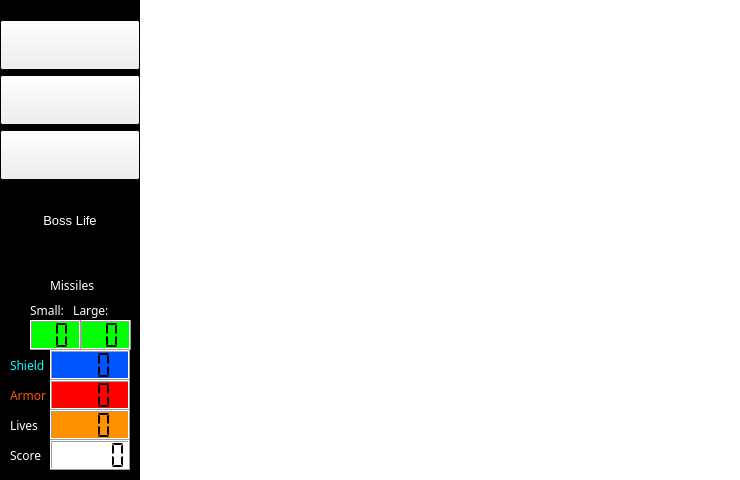
<?xml version="1.0" encoding="UTF-8"?>
<ui version="4.0">
 <class>MainWindow</class>
 <widget class="QMainWindow" name="MainWindow">
  <property name="geometry">
   <rect>
    <x>0</x>
    <y>0</y>
    <width>740</width>
    <height>480</height>
   </rect>
  </property>
  <property name="minimumSize">
   <size>
    <width>740</width>
    <height>480</height>
   </size>
  </property>
  <property name="maximumSize">
   <size>
    <width>740</width>
    <height>480</height>
   </size>
  </property>
  <property name="palette">
   <palette>
    <active>
     <colorrole role="Base">
      <brush brushstyle="SolidPattern">
       <color alpha="255">
        <red>255</red>
        <green>255</green>
        <blue>255</blue>
       </color>
      </brush>
     </colorrole>
     <colorrole role="Window">
      <brush brushstyle="SolidPattern">
       <color alpha="255">
        <red>0</red>
        <green>0</green>
        <blue>0</blue>
       </color>
      </brush>
     </colorrole>
    </active>
    <inactive>
     <colorrole role="Base">
      <brush brushstyle="SolidPattern">
       <color alpha="255">
        <red>255</red>
        <green>255</green>
        <blue>255</blue>
       </color>
      </brush>
     </colorrole>
     <colorrole role="Window">
      <brush brushstyle="SolidPattern">
       <color alpha="255">
        <red>0</red>
        <green>0</green>
        <blue>0</blue>
       </color>
      </brush>
     </colorrole>
    </inactive>
    <disabled>
     <colorrole role="Base">
      <brush brushstyle="SolidPattern">
       <color alpha="255">
        <red>0</red>
        <green>0</green>
        <blue>0</blue>
       </color>
      </brush>
     </colorrole>
     <colorrole role="Window">
      <brush brushstyle="SolidPattern">
       <color alpha="255">
        <red>0</red>
        <green>0</green>
        <blue>0</blue>
       </color>
      </brush>
     </colorrole>
    </disabled>
   </palette>
  </property>
  <property name="windowTitle">
   <string>Super Shooters</string>
  </property>
  <property name="autoFillBackground">
   <bool>true</bool>
  </property>
  <widget class="QWidget" name="centralWidget">
   <widget class="QGraphicsView" name="Display">
    <property name="geometry">
     <rect>
      <x>140</x>
      <y>0</y>
      <width>600</width>
      <height>480</height>
     </rect>
    </property>
    <property name="frameShape">
     <enum>QFrame::NoFrame</enum>
    </property>
    <property name="verticalScrollBarPolicy">
     <enum>Qt::ScrollBarAlwaysOff</enum>
    </property>
    <property name="horizontalScrollBarPolicy">
     <enum>Qt::ScrollBarAlwaysOff</enum>
    </property>
   </widget>
   <widget class="QPushButton" name="playButton">
    <property name="geometry">
     <rect>
      <x>0</x>
      <y>20</y>
      <width>140</width>
      <height>50</height>
     </rect>
    </property>
    <property name="text">
     <string/>
    </property>
   </widget>
   <widget class="QPushButton" name="quitButton">
    <property name="geometry">
     <rect>
      <x>0</x>
      <y>130</y>
      <width>140</width>
      <height>50</height>
     </rect>
    </property>
    <property name="text">
     <string/>
    </property>
   </widget>
   <widget class="QPushButton" name="loadButton">
    <property name="geometry">
     <rect>
      <x>0</x>
      <y>75</y>
      <width>140</width>
      <height>50</height>
     </rect>
    </property>
    <property name="text">
     <string/>
    </property>
   </widget>
   <widget class="QLCDNumber" name="scoreDisplay">
    <property name="geometry">
     <rect>
      <x>50</x>
      <y>440</y>
      <width>80</width>
      <height>30</height>
     </rect>
    </property>
    <property name="palette">
     <palette>
      <active>
       <colorrole role="Base">
        <brush brushstyle="SolidPattern">
         <color alpha="255">
          <red>255</red>
          <green>255</green>
          <blue>255</blue>
         </color>
        </brush>
       </colorrole>
       <colorrole role="Window">
        <brush brushstyle="SolidPattern">
         <color alpha="255">
          <red>255</red>
          <green>255</green>
          <blue>255</blue>
         </color>
        </brush>
       </colorrole>
      </active>
      <inactive>
       <colorrole role="Base">
        <brush brushstyle="SolidPattern">
         <color alpha="255">
          <red>255</red>
          <green>255</green>
          <blue>255</blue>
         </color>
        </brush>
       </colorrole>
       <colorrole role="Window">
        <brush brushstyle="SolidPattern">
         <color alpha="255">
          <red>255</red>
          <green>255</green>
          <blue>255</blue>
         </color>
        </brush>
       </colorrole>
      </inactive>
      <disabled>
       <colorrole role="Base">
        <brush brushstyle="SolidPattern">
         <color alpha="255">
          <red>255</red>
          <green>255</green>
          <blue>255</blue>
         </color>
        </brush>
       </colorrole>
       <colorrole role="Window">
        <brush brushstyle="SolidPattern">
         <color alpha="255">
          <red>255</red>
          <green>255</green>
          <blue>255</blue>
         </color>
        </brush>
       </colorrole>
      </disabled>
     </palette>
    </property>
    <property name="autoFillBackground">
     <bool>true</bool>
    </property>
    <property name="frameShape">
     <enum>QFrame::Box</enum>
    </property>
    <property name="frameShadow">
     <enum>QFrame::Raised</enum>
    </property>
    <property name="numDigits">
     <number>5</number>
    </property>
    <property name="segmentStyle">
     <enum>QLCDNumber::Flat</enum>
    </property>
    <property name="value" stdset="0">
     <double>0.000000000000000</double>
    </property>
    <property name="intValue" stdset="0">
     <number>0</number>
    </property>
   </widget>
   <widget class="QLabel" name="scoreLabel">
    <property name="geometry">
     <rect>
      <x>10</x>
      <y>440</y>
      <width>40</width>
      <height>30</height>
     </rect>
    </property>
    <property name="palette">
     <palette>
      <active>
       <colorrole role="WindowText">
        <brush brushstyle="SolidPattern">
         <color alpha="255">
          <red>255</red>
          <green>255</green>
          <blue>255</blue>
         </color>
        </brush>
       </colorrole>
      </active>
      <inactive>
       <colorrole role="WindowText">
        <brush brushstyle="SolidPattern">
         <color alpha="255">
          <red>255</red>
          <green>255</green>
          <blue>255</blue>
         </color>
        </brush>
       </colorrole>
      </inactive>
      <disabled>
       <colorrole role="WindowText">
        <brush brushstyle="SolidPattern">
         <color alpha="255">
          <red>120</red>
          <green>120</green>
          <blue>120</blue>
         </color>
        </brush>
       </colorrole>
      </disabled>
     </palette>
    </property>
    <property name="font">
     <font>
      <family>MS Gothic</family>
      <pointsize>9</pointsize>
     </font>
    </property>
    <property name="text">
     <string>Score</string>
    </property>
   </widget>
   <widget class="QLabel" name="livesLabel">
    <property name="geometry">
     <rect>
      <x>10</x>
      <y>410</y>
      <width>40</width>
      <height>30</height>
     </rect>
    </property>
    <property name="palette">
     <palette>
      <active>
       <colorrole role="WindowText">
        <brush brushstyle="SolidPattern">
         <color alpha="255">
          <red>255</red>
          <green>255</green>
          <blue>255</blue>
         </color>
        </brush>
       </colorrole>
      </active>
      <inactive>
       <colorrole role="WindowText">
        <brush brushstyle="SolidPattern">
         <color alpha="255">
          <red>255</red>
          <green>255</green>
          <blue>255</blue>
         </color>
        </brush>
       </colorrole>
      </inactive>
      <disabled>
       <colorrole role="WindowText">
        <brush brushstyle="SolidPattern">
         <color alpha="255">
          <red>120</red>
          <green>120</green>
          <blue>120</blue>
         </color>
        </brush>
       </colorrole>
      </disabled>
     </palette>
    </property>
    <property name="font">
     <font>
      <family>MS Gothic</family>
      <pointsize>9</pointsize>
     </font>
    </property>
    <property name="text">
     <string>Lives</string>
    </property>
   </widget>
   <widget class="QLCDNumber" name="livesDisplay">
    <property name="geometry">
     <rect>
      <x>50</x>
      <y>410</y>
      <width>80</width>
      <height>30</height>
     </rect>
    </property>
    <property name="palette">
     <palette>
      <active>
       <colorrole role="Base">
        <brush brushstyle="SolidPattern">
         <color alpha="255">
          <red>255</red>
          <green>255</green>
          <blue>255</blue>
         </color>
        </brush>
       </colorrole>
       <colorrole role="Window">
        <brush brushstyle="SolidPattern">
         <color alpha="255">
          <red>255</red>
          <green>144</green>
          <blue>0</blue>
         </color>
        </brush>
       </colorrole>
      </active>
      <inactive>
       <colorrole role="Base">
        <brush brushstyle="SolidPattern">
         <color alpha="255">
          <red>255</red>
          <green>255</green>
          <blue>255</blue>
         </color>
        </brush>
       </colorrole>
       <colorrole role="Window">
        <brush brushstyle="SolidPattern">
         <color alpha="255">
          <red>255</red>
          <green>144</green>
          <blue>0</blue>
         </color>
        </brush>
       </colorrole>
      </inactive>
      <disabled>
       <colorrole role="Base">
        <brush brushstyle="SolidPattern">
         <color alpha="255">
          <red>255</red>
          <green>144</green>
          <blue>0</blue>
         </color>
        </brush>
       </colorrole>
       <colorrole role="Window">
        <brush brushstyle="SolidPattern">
         <color alpha="255">
          <red>255</red>
          <green>144</green>
          <blue>0</blue>
         </color>
        </brush>
       </colorrole>
      </disabled>
     </palette>
    </property>
    <property name="autoFillBackground">
     <bool>true</bool>
    </property>
    <property name="frameShape">
     <enum>QFrame::Box</enum>
    </property>
    <property name="frameShadow">
     <enum>QFrame::Raised</enum>
    </property>
    <property name="numDigits">
     <number>3</number>
    </property>
    <property name="segmentStyle">
     <enum>QLCDNumber::Flat</enum>
    </property>
    <property name="value" stdset="0">
     <double>0.000000000000000</double>
    </property>
    <property name="intValue" stdset="0">
     <number>0</number>
    </property>
   </widget>
   <widget class="QLabel" name="armorLabel">
    <property name="geometry">
     <rect>
      <x>10</x>
      <y>380</y>
      <width>41</width>
      <height>30</height>
     </rect>
    </property>
    <property name="palette">
     <palette>
      <active>
       <colorrole role="WindowText">
        <brush brushstyle="SolidPattern">
         <color alpha="255">
          <red>255</red>
          <green>85</green>
          <blue>0</blue>
         </color>
        </brush>
       </colorrole>
      </active>
      <inactive>
       <colorrole role="WindowText">
        <brush brushstyle="SolidPattern">
         <color alpha="255">
          <red>255</red>
          <green>85</green>
          <blue>0</blue>
         </color>
        </brush>
       </colorrole>
      </inactive>
      <disabled>
       <colorrole role="WindowText">
        <brush brushstyle="SolidPattern">
         <color alpha="255">
          <red>120</red>
          <green>120</green>
          <blue>120</blue>
         </color>
        </brush>
       </colorrole>
      </disabled>
     </palette>
    </property>
    <property name="font">
     <font>
      <family>MS Gothic</family>
      <pointsize>9</pointsize>
     </font>
    </property>
    <property name="text">
     <string>Armor</string>
    </property>
   </widget>
   <widget class="QLabel" name="shieldLabel">
    <property name="geometry">
     <rect>
      <x>10</x>
      <y>350</y>
      <width>41</width>
      <height>30</height>
     </rect>
    </property>
    <property name="palette">
     <palette>
      <active>
       <colorrole role="WindowText">
        <brush brushstyle="SolidPattern">
         <color alpha="255">
          <red>0</red>
          <green>255</green>
          <blue>255</blue>
         </color>
        </brush>
       </colorrole>
      </active>
      <inactive>
       <colorrole role="WindowText">
        <brush brushstyle="SolidPattern">
         <color alpha="255">
          <red>0</red>
          <green>255</green>
          <blue>255</blue>
         </color>
        </brush>
       </colorrole>
      </inactive>
      <disabled>
       <colorrole role="WindowText">
        <brush brushstyle="SolidPattern">
         <color alpha="255">
          <red>120</red>
          <green>120</green>
          <blue>120</blue>
         </color>
        </brush>
       </colorrole>
      </disabled>
     </palette>
    </property>
    <property name="font">
     <font>
      <family>MS Gothic</family>
      <pointsize>9</pointsize>
     </font>
    </property>
    <property name="text">
     <string>Shield</string>
    </property>
   </widget>
   <widget class="QLabel" name="bombsLabel">
    <property name="geometry">
     <rect>
      <x>50</x>
      <y>270</y>
      <width>51</width>
      <height>30</height>
     </rect>
    </property>
    <property name="palette">
     <palette>
      <active>
       <colorrole role="WindowText">
        <brush brushstyle="SolidPattern">
         <color alpha="255">
          <red>255</red>
          <green>255</green>
          <blue>255</blue>
         </color>
        </brush>
       </colorrole>
      </active>
      <inactive>
       <colorrole role="WindowText">
        <brush brushstyle="SolidPattern">
         <color alpha="255">
          <red>255</red>
          <green>255</green>
          <blue>255</blue>
         </color>
        </brush>
       </colorrole>
      </inactive>
      <disabled>
       <colorrole role="WindowText">
        <brush brushstyle="SolidPattern">
         <color alpha="255">
          <red>120</red>
          <green>120</green>
          <blue>120</blue>
         </color>
        </brush>
       </colorrole>
      </disabled>
     </palette>
    </property>
    <property name="font">
     <font>
      <family>MS Gothic</family>
      <pointsize>9</pointsize>
     </font>
    </property>
    <property name="text">
     <string>Missiles</string>
    </property>
   </widget>
   <widget class="QLCDNumber" name="shieldDisplay">
    <property name="geometry">
     <rect>
      <x>50</x>
      <y>350</y>
      <width>80</width>
      <height>30</height>
     </rect>
    </property>
    <property name="palette">
     <palette>
      <active>
       <colorrole role="Base">
        <brush brushstyle="SolidPattern">
         <color alpha="255">
          <red>255</red>
          <green>255</green>
          <blue>255</blue>
         </color>
        </brush>
       </colorrole>
       <colorrole role="Window">
        <brush brushstyle="SolidPattern">
         <color alpha="255">
          <red>0</red>
          <green>85</green>
          <blue>255</blue>
         </color>
        </brush>
       </colorrole>
      </active>
      <inactive>
       <colorrole role="Base">
        <brush brushstyle="SolidPattern">
         <color alpha="255">
          <red>255</red>
          <green>255</green>
          <blue>255</blue>
         </color>
        </brush>
       </colorrole>
       <colorrole role="Window">
        <brush brushstyle="SolidPattern">
         <color alpha="255">
          <red>0</red>
          <green>85</green>
          <blue>255</blue>
         </color>
        </brush>
       </colorrole>
      </inactive>
      <disabled>
       <colorrole role="Base">
        <brush brushstyle="SolidPattern">
         <color alpha="255">
          <red>0</red>
          <green>85</green>
          <blue>255</blue>
         </color>
        </brush>
       </colorrole>
       <colorrole role="Window">
        <brush brushstyle="SolidPattern">
         <color alpha="255">
          <red>0</red>
          <green>85</green>
          <blue>255</blue>
         </color>
        </brush>
       </colorrole>
      </disabled>
     </palette>
    </property>
    <property name="autoFillBackground">
     <bool>true</bool>
    </property>
    <property name="frameShape">
     <enum>QFrame::Box</enum>
    </property>
    <property name="frameShadow">
     <enum>QFrame::Raised</enum>
    </property>
    <property name="numDigits">
     <number>3</number>
    </property>
    <property name="segmentStyle">
     <enum>QLCDNumber::Flat</enum>
    </property>
    <property name="value" stdset="0">
     <double>0.000000000000000</double>
    </property>
    <property name="intValue" stdset="0">
     <number>0</number>
    </property>
   </widget>
   <widget class="QLCDNumber" name="armorDisplay">
    <property name="geometry">
     <rect>
      <x>50</x>
      <y>380</y>
      <width>80</width>
      <height>30</height>
     </rect>
    </property>
    <property name="palette">
     <palette>
      <active>
       <colorrole role="Base">
        <brush brushstyle="SolidPattern">
         <color alpha="255">
          <red>255</red>
          <green>255</green>
          <blue>255</blue>
         </color>
        </brush>
       </colorrole>
       <colorrole role="Window">
        <brush brushstyle="SolidPattern">
         <color alpha="255">
          <red>255</red>
          <green>0</green>
          <blue>0</blue>
         </color>
        </brush>
       </colorrole>
      </active>
      <inactive>
       <colorrole role="Base">
        <brush brushstyle="SolidPattern">
         <color alpha="255">
          <red>255</red>
          <green>255</green>
          <blue>255</blue>
         </color>
        </brush>
       </colorrole>
       <colorrole role="Window">
        <brush brushstyle="SolidPattern">
         <color alpha="255">
          <red>255</red>
          <green>0</green>
          <blue>0</blue>
         </color>
        </brush>
       </colorrole>
      </inactive>
      <disabled>
       <colorrole role="Base">
        <brush brushstyle="SolidPattern">
         <color alpha="255">
          <red>255</red>
          <green>0</green>
          <blue>0</blue>
         </color>
        </brush>
       </colorrole>
       <colorrole role="Window">
        <brush brushstyle="SolidPattern">
         <color alpha="255">
          <red>255</red>
          <green>0</green>
          <blue>0</blue>
         </color>
        </brush>
       </colorrole>
      </disabled>
     </palette>
    </property>
    <property name="autoFillBackground">
     <bool>true</bool>
    </property>
    <property name="frameShape">
     <enum>QFrame::Box</enum>
    </property>
    <property name="frameShadow">
     <enum>QFrame::Raised</enum>
    </property>
    <property name="numDigits">
     <number>3</number>
    </property>
    <property name="segmentStyle">
     <enum>QLCDNumber::Flat</enum>
    </property>
    <property name="value" stdset="0">
     <double>0.000000000000000</double>
    </property>
    <property name="intValue" stdset="0">
     <number>0</number>
    </property>
   </widget>
   <widget class="QLCDNumber" name="bigMissilesDisplay">
    <property name="geometry">
     <rect>
      <x>80</x>
      <y>320</y>
      <width>51</width>
      <height>30</height>
     </rect>
    </property>
    <property name="palette">
     <palette>
      <active>
       <colorrole role="Base">
        <brush brushstyle="SolidPattern">
         <color alpha="255">
          <red>255</red>
          <green>255</green>
          <blue>255</blue>
         </color>
        </brush>
       </colorrole>
       <colorrole role="Window">
        <brush brushstyle="SolidPattern">
         <color alpha="255">
          <red>0</red>
          <green>255</green>
          <blue>0</blue>
         </color>
        </brush>
       </colorrole>
      </active>
      <inactive>
       <colorrole role="Base">
        <brush brushstyle="SolidPattern">
         <color alpha="255">
          <red>255</red>
          <green>255</green>
          <blue>255</blue>
         </color>
        </brush>
       </colorrole>
       <colorrole role="Window">
        <brush brushstyle="SolidPattern">
         <color alpha="255">
          <red>0</red>
          <green>255</green>
          <blue>0</blue>
         </color>
        </brush>
       </colorrole>
      </inactive>
      <disabled>
       <colorrole role="Base">
        <brush brushstyle="SolidPattern">
         <color alpha="255">
          <red>0</red>
          <green>255</green>
          <blue>0</blue>
         </color>
        </brush>
       </colorrole>
       <colorrole role="Window">
        <brush brushstyle="SolidPattern">
         <color alpha="255">
          <red>0</red>
          <green>255</green>
          <blue>0</blue>
         </color>
        </brush>
       </colorrole>
      </disabled>
     </palette>
    </property>
    <property name="autoFillBackground">
     <bool>true</bool>
    </property>
    <property name="frameShape">
     <enum>QFrame::Box</enum>
    </property>
    <property name="frameShadow">
     <enum>QFrame::Raised</enum>
    </property>
    <property name="numDigits">
     <number>2</number>
    </property>
    <property name="segmentStyle">
     <enum>QLCDNumber::Flat</enum>
    </property>
    <property name="value" stdset="0">
     <double>0.000000000000000</double>
    </property>
    <property name="intValue" stdset="0">
     <number>0</number>
    </property>
   </widget>
   <widget class="QLCDNumber" name="smallMissilesDisplay">
    <property name="geometry">
     <rect>
      <x>30</x>
      <y>320</y>
      <width>51</width>
      <height>30</height>
     </rect>
    </property>
    <property name="palette">
     <palette>
      <active>
       <colorrole role="Base">
        <brush brushstyle="SolidPattern">
         <color alpha="255">
          <red>255</red>
          <green>255</green>
          <blue>255</blue>
         </color>
        </brush>
       </colorrole>
       <colorrole role="Window">
        <brush brushstyle="SolidPattern">
         <color alpha="255">
          <red>0</red>
          <green>255</green>
          <blue>0</blue>
         </color>
        </brush>
       </colorrole>
      </active>
      <inactive>
       <colorrole role="Base">
        <brush brushstyle="SolidPattern">
         <color alpha="255">
          <red>255</red>
          <green>255</green>
          <blue>255</blue>
         </color>
        </brush>
       </colorrole>
       <colorrole role="Window">
        <brush brushstyle="SolidPattern">
         <color alpha="255">
          <red>0</red>
          <green>255</green>
          <blue>0</blue>
         </color>
        </brush>
       </colorrole>
      </inactive>
      <disabled>
       <colorrole role="Base">
        <brush brushstyle="SolidPattern">
         <color alpha="255">
          <red>0</red>
          <green>255</green>
          <blue>0</blue>
         </color>
        </brush>
       </colorrole>
       <colorrole role="Window">
        <brush brushstyle="SolidPattern">
         <color alpha="255">
          <red>0</red>
          <green>255</green>
          <blue>0</blue>
         </color>
        </brush>
       </colorrole>
      </disabled>
     </palette>
    </property>
    <property name="autoFillBackground">
     <bool>true</bool>
    </property>
    <property name="frameShape">
     <enum>QFrame::Box</enum>
    </property>
    <property name="frameShadow">
     <enum>QFrame::Raised</enum>
    </property>
    <property name="numDigits">
     <number>2</number>
    </property>
    <property name="segmentStyle">
     <enum>QLCDNumber::Flat</enum>
    </property>
    <property name="value" stdset="0">
     <double>0.000000000000000</double>
    </property>
    <property name="intValue" stdset="0">
     <number>0</number>
    </property>
   </widget>
   <widget class="QLabel" name="label">
    <property name="geometry">
     <rect>
      <x>30</x>
      <y>300</y>
      <width>91</width>
      <height>20</height>
     </rect>
    </property>
    <property name="palette">
     <palette>
      <active>
       <colorrole role="WindowText">
        <brush brushstyle="SolidPattern">
         <color alpha="255">
          <red>255</red>
          <green>255</green>
          <blue>255</blue>
         </color>
        </brush>
       </colorrole>
      </active>
      <inactive>
       <colorrole role="WindowText">
        <brush brushstyle="SolidPattern">
         <color alpha="255">
          <red>255</red>
          <green>255</green>
          <blue>255</blue>
         </color>
        </brush>
       </colorrole>
      </inactive>
      <disabled>
       <colorrole role="WindowText">
        <brush brushstyle="SolidPattern">
         <color alpha="255">
          <red>120</red>
          <green>120</green>
          <blue>120</blue>
         </color>
        </brush>
       </colorrole>
      </disabled>
     </palette>
    </property>
    <property name="font">
     <font>
      <family>MS Gothic</family>
      <pointsize>9</pointsize>
     </font>
    </property>
    <property name="text">
     <string>Small:   Large:</string>
    </property>
   </widget>
   <widget class="QLabel" name="bossLifeLabel">
    <property name="geometry">
     <rect>
      <x>10</x>
      <y>215</y>
      <width>120</width>
      <height>10</height>
     </rect>
    </property>
    <property name="palette">
     <palette>
      <active>
       <colorrole role="WindowText">
        <brush brushstyle="SolidPattern">
         <color alpha="255">
          <red>255</red>
          <green>255</green>
          <blue>255</blue>
         </color>
        </brush>
       </colorrole>
      </active>
      <inactive>
       <colorrole role="WindowText">
        <brush brushstyle="SolidPattern">
         <color alpha="255">
          <red>255</red>
          <green>255</green>
          <blue>255</blue>
         </color>
        </brush>
       </colorrole>
      </inactive>
      <disabled>
       <colorrole role="WindowText">
        <brush brushstyle="SolidPattern">
         <color alpha="255">
          <red>120</red>
          <green>120</green>
          <blue>120</blue>
         </color>
        </brush>
       </colorrole>
      </disabled>
     </palette>
    </property>
    <property name="font">
     <font>
      <pointsize>10</pointsize>
     </font>
    </property>
    <property name="text">
     <string>Boss Life</string>
    </property>
    <property name="alignment">
     <set>Qt::AlignCenter</set>
    </property>
   </widget>
  </widget>
 </widget>
 <layoutdefault spacing="6" margin="11"/>
 <resources/>
 <connections>
  <connection>
   <sender>loadButton</sender>
   <signal>clicked()</signal>
   <receiver>MainWindow</receiver>
   <slot>loadGame()</slot>
   <hints>
    <hint type="sourcelabel">
     <x>46</x>
     <y>106</y>
    </hint>
    <hint type="destinationlabel">
     <x>76</x>
     <y>202</y>
    </hint>
   </hints>
  </connection>
 </connections>
 <slots>
  <slot>closeGame()</slot>
  <slot>loadGame()</slot>
  <slot>playGame()</slot>
 </slots>
</ui>
